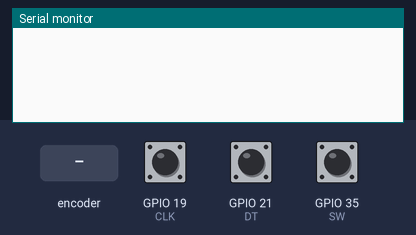
A sketch run on a simulated ESP32. Shown: the last lines printed to the serial monitor. The test bench sets the inputs (shaded band); at power-on: GPIO 35 (SW) HIGH, GPIO 19 (CLK) HIGH, GPIO 21 (DT) HIGH.

Above: at 1.2 s.
1.3 s: rotary encoder on GPIO 19 (CLK) / GPIO 21 (DT) turned 1 step (first pin leading)
At 2.0 s:
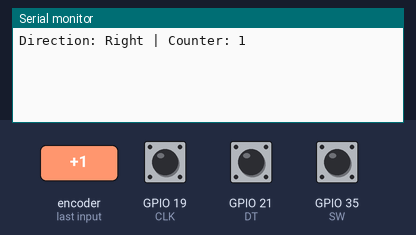
3.0 s: GPIO 35 (SW) pulled LOW for 0.15 s
At 3.9 s:
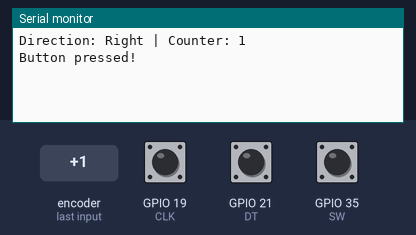
4.6 s: rotary encoder on GPIO 19 (CLK) / GPIO 21 (DT) turned 2 steps (second pin leading)
At 5.6 s:
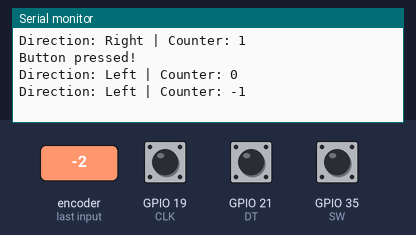

The sketch:

Encoder_counter.ino
```cpp
// Rotary Encoder Inputs
#define CLK 19
#define DT 21
#define SW 35

int counter = 0; //// Value
int currentStateCLK;
int lastStateCLK;
String currentDir =""; ////
unsigned long lastButtonPress = 0;

void setup() {

  // Set encoder pins as inputs
  pinMode(CLK,INPUT);
  pinMode(DT,INPUT);
  pinMode(SW, INPUT_PULLUP);
  // Setup Serial Monitor
  Serial.begin(9600);
  lastStateCLK = digitalRead(CLK);
}

void loop() {
  currentStateCLK = digitalRead(CLK);

  if (currentStateCLK != lastStateCLK  && currentStateCLK == 1){
    if (digitalRead(DT) != currentStateCLK) {
      counter ++;
      currentDir ="Right";
    } else {
      counter --;
      currentDir ="Left";
    }
   //////////////Config Rotation /////////
    Serial.print("Direction: ");
    Serial.print(currentDir);
    Serial.print(" | Counter: ");
    Serial.println(counter);
  }

  lastStateCLK = currentStateCLK; ///// laststate = state

  int btnState = digitalRead(SW);

  if (btnState == LOW) {
    if (millis() - lastButtonPress > 50) {
      Serial.println("Button pressed!");
    }
    lastButtonPress = millis();
  }
  delay(1);
}
```

Measured:
- after the input at 1.3 s, the serial monitor: prints a new line after 0.05 s (image 1)
- after the input at 3.0 s, the serial monitor: prints a new line at once (image 2)
- after the input at 4.6 s, the serial monitor: prints a new line after 0.08 s (image 3)
